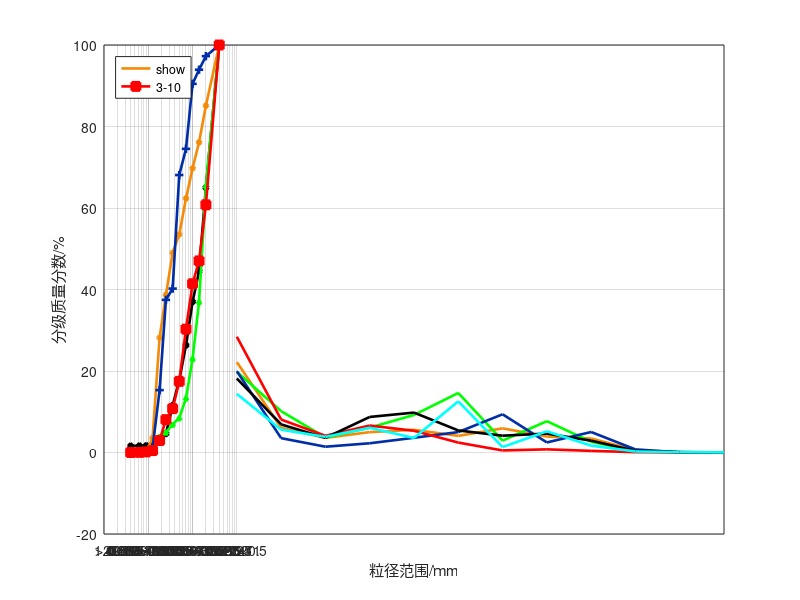

Reproduce this figure in MATLAB. (Note: this script raises an error after producing the figure.)
clear
load('lijing.mat')
nam={'1-1'
'1-2'
'1-3'
'1-4'
'1-5'
'1-6'
'1-7'
'1-8'
'1-9'
'2-1'
'2-2'
'2-3'
'2-4'
'2-5'
'2-6'
'3-1'
'3-2'
'3-3'
'3-4'
'3-5'
'3-6'
'3-7'
'3-8'
'3-9'
'3-10'
};
d1 = [0.040,0.063,0.09,0.125,0.18,0.25,0.355,0.5,0.71,1,1.4,2,4];
fppp =zeros(25,1);
fppp(:) = 100;
fpp =cat(2,fppp,fpp);
%%
b=[1,6,10,16,21];

x_labels = {'>2','1.4~2.0', '1~1.4', '0.71~1', '0.5~0.71', '0.355~0.5','0.25~0.355','0.18~0.25','0.125~0.18','0.09~0.125','0.063~0.125','<0.063'};
for i=3
    a=b(i);
plot( m1(a,:),'color','#F58A07', 'DisplayName', nam{a},'LineWidth',1.9);
hold on
plot( m1(a+1,:),'color','g', 'DisplayName', nam{a+1},'LineWidth',1.9);
hold on

plot( m1(a+2,:),'color','#002EA6', 'DisplayName', nam{a+2},'LineWidth',1.9);
legend('show', 'Location', 'northeast');
hold on
plot(  m1(a+3,:),'color','r', 'DisplayName', nam{a+3},'LineWidth',1.9);
hold on
plot( m1(a+4,:),'color','#000000', 'DisplayName', nam{a+4},'LineWidth',1.9);
hold on
 plot( m1(a+5,:),'color',"#00FFFF", 'DisplayName', nam{a+5},'LineWidth',1.9);
 hold on
%plot( m1(a+6,:),'color',	"#00FFFF", 'DisplayName', nam{a+6},'LineWidth',1.9);

box off
set(gca, 'TickDir', 'out');
set(gca, 'XGrid', 'on', 'YGrid', 'on');
set(gca, 'XTick', 1:length(x_labels), 'XTickLabel', x_labels);
xlabel('粒径范围/mm');
ylabel('分级质量分数/%');
end

%%

%%
for i=5
    a=b(i);
    plot( log10(d1),flip(fpp(a,:)),'color','#000000', 'DisplayName', nam{a},'LineWidth',1.9,'Marker',"diamond",'MarkerFaceColor','black','MarkerSize',4);
hold on
plot( log10(d1),flip(fpp(a+1,:)),'color','#F58A07', 'DisplayName', nam{a+1},'LineWidth',1.9,'Marker',"o",'MarkerFaceColor','#F58A07','MarkerSize',3);
hold on
plot( log10(d1),flip(fpp(a+2,:)),'color','g', 'DisplayName', nam{a+2},'LineWidth',1.9,'Marker',"^",'MarkerFaceColor','g','MarkerSize',3);
hold on

plot( log10(d1),flip(fpp(a+3,:)),'color','#002EA6', 'DisplayName', nam{a+3},'LineWidth',1.9,'Marker',"+",'MarkerFaceColor','#002EA6','MarkerSize',6);
legend('show', 'Location', 'northwest');
hold on
plot( log10(d1),flip(fpp(a+4,:)),'color','r', 'DisplayName', nam{a+4},'LineWidth',1.9,'Marker',"square",'MarkerFaceColor','r','MarkerSize',6);
%hold on
 
%plot( log10(d1),flip(fpp(a+6,:)),'color','#00FFFF', 'DisplayName', nam{a+5},'LineWidth',1.9,'Marker',"diamond",'MarkerFaceColor','black','MarkerSize',4);

box on
set(gca, 'TickDir', 'none');
set(gca, 'XGrid', 'on', 'YGrid', 'on');
xtick_num = [log10(linspace(0.01,0.1,10)),log10(linspace(0.10001,1,10)),log10(linspace(1.00001,10,10))];
set(gca,'xtick',xtick_num,'xticklabels',{'0.01','','','','','','','','','',...
'0.1','','','','','','','','','',...
'1','','','','','','','','','10'})
axis([log10(0.01) log10(10) 0 100])
%set(gca, 'XTick', 1:length(x_labels), 'XTickLabel', x_labels);
%title('累积频率图');
xlabel('粒径级/mm');
ylabel('小于某粒径沙的百分数/%');
end